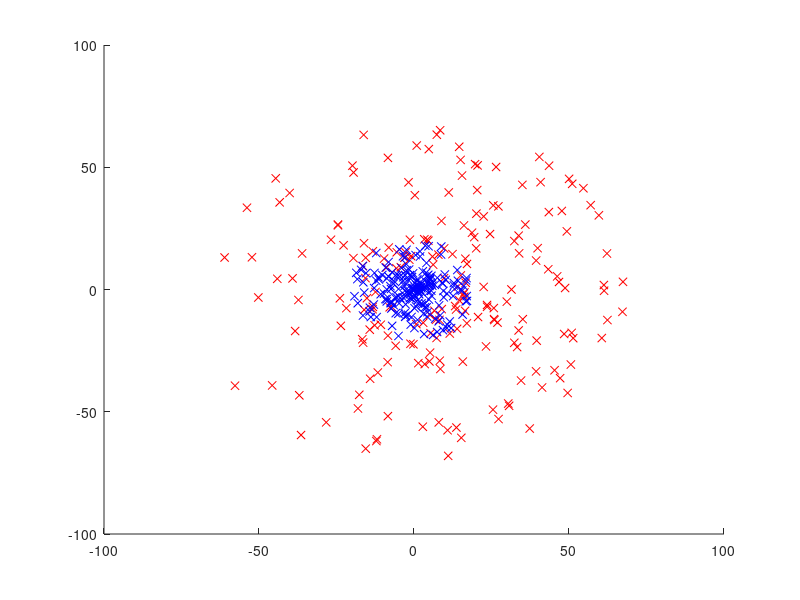

Write MATLAB code to recreate this figure. (Note: this script raises an error after producing the figure.)
clear;
close all;

d = load('data1.mat');
dat1 = d.dat;
d = load('data2.mat');
dat1 = d.dat;
d = load('data3.mat');
dat1 = d.dat;

figure(1);
hold on;
for i=1:size(dat1,1)
   if( dat1(i,3) == 1)
       plot(dat1(i,1),dat1(i,2),'bx')
   else
       plot(dat1(i,1),dat1(i,2),'rx')
   end
end
hold off;


T = 1000; % number of iterations/weak classifiers
numSamples = size(dat1,1);

w = zeros(T+1,numSamples); 
% weights
% one line for each itereation
% one column for each sample-point

w(1,:) = ones(1,numSamples)/numSamples;

h = zeros(T,3);
% weak classifiers
% one row for each iteration
% three columns per classifier: 
%   first indicates if horizontal (1) or vertical (2)
%   second is for the position on the axis
%   third is 1 if positive samples are above/right of the line, 2 otherwise
% e.g. (1 20) means a horizontal line crossing the Y-axis at y=20

alphas = zeros(1,T);
betas = zeros(1,T);

for t=1:T
    
    % find best classifier
    
    [h1 h2 h3 error correctOnes] = findBestClassifier(dat1,w(t,:));
    
    h(t,:) = [h1 h2 h3];
    beta = error/(1-error);
    betas(1,t) = beta;
    alphas(1,t) = -log(beta);
    
    
    w(t+1,:) = w(t,:) .* ( (beta.*ones(1,numSamples)) .^ (correctOnes==1) );
    
    
    % normalize weights (so that sum = 1)
    w(t+1,:) = w(t+1,:) ./ sum(w(t+1,:));
    
end


minX = min(dat1(:,1));
maxX = max(dat1(:,1));
minY = min(dat1(:,2));
maxY = max(dat1(:,2));

[X,Y] = meshgrid(minX:maxX,minY:maxY); 
out = getHypothesis(h,alphas,X,Y);


figure();
mesh(X,Y,out)








% figure(2);
% hold on;
% for i=1:size(dat2,1)
%    if( dat2(i,3) == 1)
%        plot(dat2(i,1),dat2(i,2),'bx')
%    else
%        plot(dat2(i,1),dat2(i,2),'rx')
%    end
% end
% hold off;
% 
% figure(3);
% hold on;
% for i=1:size(dat3,1)
%    if( dat3(i,3) == 1)
%        plot(dat3(i,1),dat3(i,2),'bx')
%    else
%        plot(dat3(i,1),dat3(i,2),'rx')
%    end
% end
% hold off;

